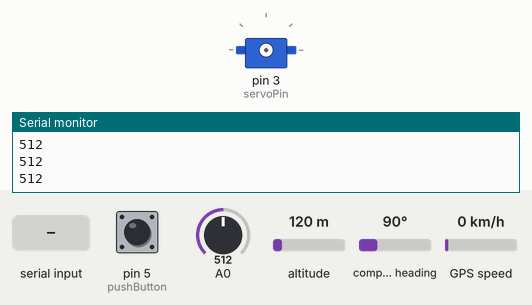
Simulated run of this sketch. Board: Arduino Uno, built with avr-gcc and run on an emulated ATmega328P. Parts: servo, the last lines printed to the serial monitor. The inputs (shaded band) are chosen by the test bench; at power-on: pin 5 (pushButton) HIGH, A0 = 512, altitude 120 m, compass heading 90°, GPS speed 0 km/h. The GPS gets a fix after 3 s at 37.7749, -122.4194 with 8 satellites.

Above: at 1.2 s.
1.3 s: "A" received over Serial
At 2.29 s:
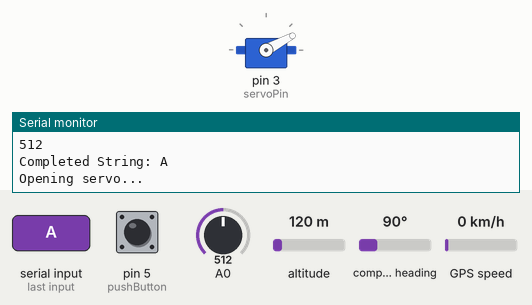
At 5.5 s:
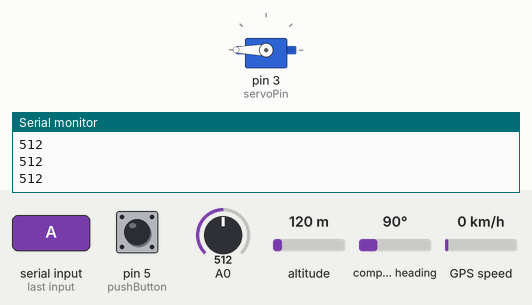
6.7 s: "B" received over Serial
At 7.52 s:
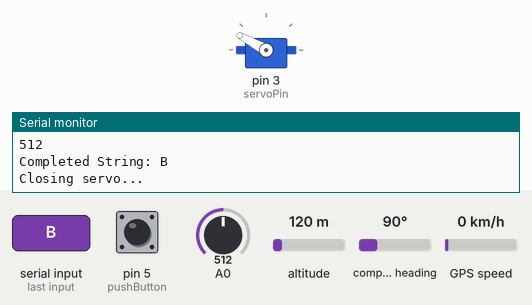
Timing chart, 0 to 11.3 s (numbered marks = the images above; inputs shaded):
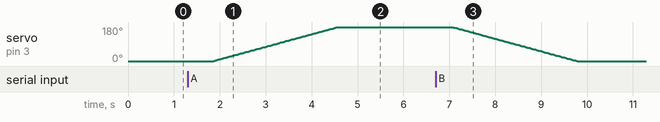

Measured:
- after the input at 1.3 s, servo on pin 3 (servoPin): moves from 0° to 180° over 2.7 s, starting after 0.57 s
- after the input at 6.7 s, servo on pin 3 (servoPin): moves from 180° to 0° over 2.7 s, starting after 0.37 s

The sketch:

0013_arduino_rpi.ino.ino
```cpp
#include <SoftwareSerial.h>
#include <TinyGPSPlus.h>
#include <Servo.h>
Servo myservo;  // create servo object to control a servo

SoftwareSerial SIM900A(10, 8); //tx, rx.... if no TEXT, then switch
static const int RXPin = 4, TXPin = 3;
static const uint32_t GPSBaud = 9600;

// The TinyGPSPlus object
TinyGPSPlus gps;

// The serial connection to the GPS device
SoftwareSerial ss(RXPin, TXPin);

int pushButton = 5;
String messagegps = "";
String emerg_message = "Emergency SOS ";
String emerg_message_unauth = "CAR IS TURNED ON, RUNNING UNSAFE.";

String inputString = "";         // a String to hold incoming data
bool stringComplete = false;  // whether the string is complete

int servoPin = 3;
int pos = 0;    // variable to store the servo position
int last_pos;

void sendSMS(String message)
{
  Serial.println ("Sending Message");
  SIM900A.println("AT+CMGF=1");    //Sets the GSM Module in Text Mode
  delay(1000);
  SIM900A.println("AT+CMGS=\"09458390240\"\r"); //+country code with mobile phone number to send message
  delay(1000);
  Serial.println ("Set SMS Content");
  SIM900A.println(message);// Messsage content
  delay(100);
  Serial.println ("Finish");
  SIM900A.println((char)26);// ASCII code of CTRL+Z
  delay(1000);
  Serial.println ("Message has been sent");
}

static void smartDelay(unsigned long ms)
{
  unsigned long start = millis();
  do
  {
    while (ss.available())
      gps.encode(ss.read());
  } while (millis() - start < ms);
}

void setup() {
  // put your setup code here, to run once:
  SIM900A.begin(9600);   // Setting the baud rate of GSM Module
  Serial.begin(19200);    // Setting the baud rate of Serial Monitor (Arduino)
  ss.begin(GPSBaud);
  pinMode(pushButton, INPUT_PULLUP);
  //myservo.attach(servoPin);  // attaches the servo on pin 9 to the servo object
  myservo.write(180); // initial servo position upon startup.
  // reserve 200 bytes for the inputString:
  inputString.reserve(200);
}

void serialEvent() {
  while (Serial.available()) {
    // get the new byte:
    char inChar = (char)Serial.read();
    // add it to the inputString:
    inputString += inChar;
    // if the incoming character is a newline, set a flag so the main loop can
    // do something about it:
    stringComplete = true;

  }
}

void loop() {
  int buttonState = digitalRead(pushButton);

  int Alcohol_gas_Value = analogRead(A0);
  Serial.println(Alcohol_gas_Value);
  delay(300); //250
  smartDelay(0);

  if ( buttonState == LOW ) {
    messagegps = emerg_message_unauth;
    messagegps += String(gps.location.lat(), 6); // gps.location.lat() outputs a Floating Point value that has to be converted to STRING and display to the 6th decimal place.
    messagegps += ",";
    messagegps += String(gps.location.lng(), 6);
    Serial.println (messagegps);
    sendSMS(messagegps);
  }

  //Serial.println("Received event: " + inputString);
  if (stringComplete) {
    Serial.println("Completed String: " + inputString);
    if (inputString == "5") {
      Serial.println("Sending message...");
      messagegps = emerg_message;
      messagegps += String(gps.location.lat(), 6); // gps.location.lat() outputs a Floating Point value that has to be converted to STRING and display to the 6th decimal place.
      messagegps += ",";
      messagegps += String(gps.location.lng(), 6);
      Serial.println (messagegps);
      sendSMS(messagegps);
      Serial.println("SMS SENT");
    }
    if (inputString == "B") {
      Serial.println("Closing servo...");
      ss.end(); // Temporary disable the gps serial port
      myservo.attach(servoPin);  // attaches the servo on pin 9 to the servo object
      for (pos = last_pos; pos >= 0; pos -= 1) { // goes from 0 degrees to 180 degrees
        // in steps of 1 degree
        myservo.write(pos);              // tell servo to go to position in variable 'pos'
        delay(15);                       // waits 15 ms for the servo to reach the position
      }
      last_pos = pos;
      Serial.println("Servo Open");
      ss.begin(GPSBaud);
      myservo.detach();
    }
    if (inputString == "A") {
      Serial.println("Opening servo...");
      myservo.attach(servoPin);  // attaches the servo on pin 9 to the servo object
      ss.end(); // Temporary disable the gps serial port

      for (pos = last_pos; pos <= 180; pos += 1) { // goes from 180 degrees to 0 degrees
        myservo.write(pos);              // tell servo to go to position in variable 'pos'
        delay(15);                       // waits 15 ms for the servo to reach the position
      }
      Serial.println("Servo Closed");
    // clear the string:

      last_pos = pos;
      ss.begin(GPSBaud);
      myservo.detach();
    }
     inputString = "";
     stringComplete = false;
  }

}
```
